Frame 1 (no input): blank canvas, image omitted
Frame 60 (no input): blank canvas, image omitted
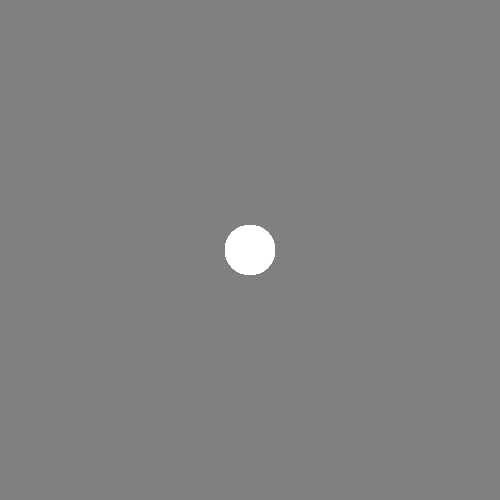
Frame 120 (the mouse pressed at the canvas centre since frame 60)

The p5.js sketch whose frames 1 and 60 were blank and that drew this single picture after the mouse press (run headless with seeded random() and noise() and a simulated clock; from frame 60 on, the mouse is pressed at the canvas centre):

// p5.js sketch
// ── sketch.js
// variables to hold a buffer
let currentLayer;
let layer1, layer2;

let currentColor;

function setup() {
    createCanvas(500, 500);
    background(128);

    layer1 = createGraphics(500, 500);
    layer2 = createGraphics(500, 500);
    currentLayer = layer2;

    currentColor = color(255, 255, 255);
}

function draw() {
    // clear the main canvas
    background(128);

    // if the mouse is pressed we should draw on that layer
    if (mouseIsPressed && mouseY > 0) {
        currentLayer.fill(currentColor);
        currentLayer.noStroke();
        currentLayer.ellipse(mouseX, mouseY, 50, 50);
    }

    image(layer1, 0, 0);
    image(layer2, 0, 0);
}


function selectTopLayer(el) {
    currentLayer = layer2;
    document.querySelector('.selected').classList.remove('selected');
    el.classList.add('selected');
}

function selectBottomLayer(el) {
    currentLayer = layer1;
    document.querySelector('.selected').classList.remove('selected');
    el.classList.add('selected');
}

function changeColor(el) {
    let r = random(255);
    let g = random(255);
    let b = random(255);
    currentColor = color(r, g, b);
    el.style.backgroundColor = `rgba(${r}, ${g}, ${b}, 1)`;
}

function swapLayers() {
    let temp = layer1;
    layer1 = layer2;
    layer2 = temp;

    let allButtons = document.querySelectorAll('.layer_button');
    allButtons.forEach((el) => {
        if (el.classList.contains('selected')) {
            el.classList.remove('selected');
        }
        else {
            el.classList.add('selected');
        }
    })
}
